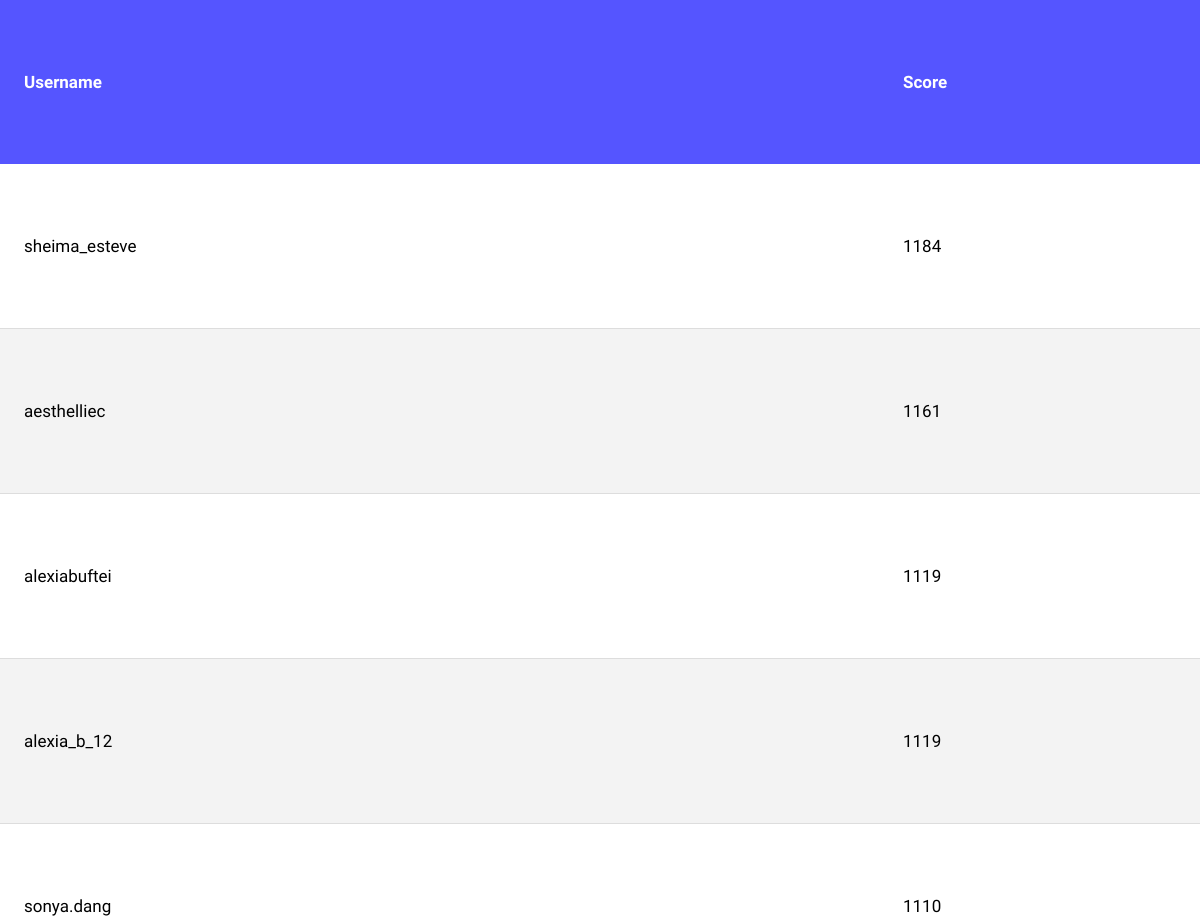
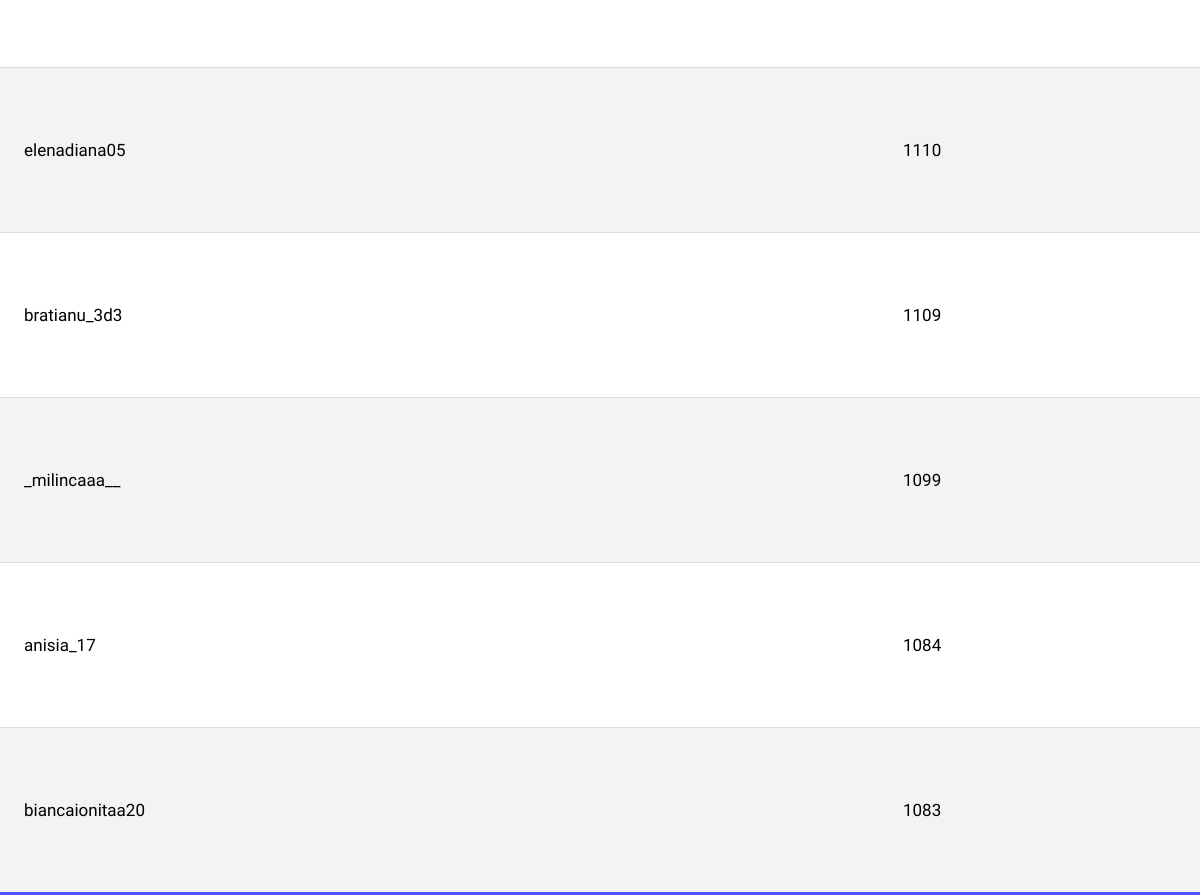
The app's page /scoreboard with its own data (2 pictures, top to bottom).
### iGirls/models.py (models this page shows, shortened)
class Player(db.Model):
    id = db.Column(db.Integer, primary_key=True)
    username = db.Column(db.String(31), unique=True)
    url = db.Column(db.String(1000), unique=True)
    score = db.Column(db.Integer)
    reports = db.Column(db.Integer, nullable=True)

### iGirls/scoreboard/routes.py (the view)
@scoreboard_blueprint.route('/scoreboard', methods=["GET", "POST"])
def scoreboard():
    players = Player.query.order_by("score")[:-11:-1]
    if request.method == "POST":
        return jsonify('', render_template("update_scoreboard.html", rows=players))
    return render_template("scoreboard.html", rows=players)

### iGirls/templates/scoreboard.html (shortened to what this page needs)
{% extends "base.html" %}
{% block body %}
    <div>
    <table class="player-table">
    <thead class="thead-light">
        <thead>
            <tr>
                <th scope="col">Username</th>
                <th scope="col">Score</th>
            </tr>
        </thead>
        <tbody class="replace">
            {% for row in rows %}
            <tr>
                <td scope="row">
                    <a id="s" href="https://www.instagram.com/{{row.username}}" target="_blank">{{row.username}}</a>
                </td>
                <td>{{row.score}}</td>
            </tr>
            {% endfor %}
        </tbody>
        </table>
    </div>
{% endblock %}

### iGirls/templates/base.html (shortened to what this page needs)
<!DOCTYPE html>
<html lang="en">
<head>
    <link rel="stylesheet" href="{{ url_for('static', filename='css/main.css') }}">
</head>
<body>
    {% block body %}{% endblock %}
</body>
</html>

### iGirls/static/css/main.css (style rules this page uses)
html { font-size: 1em; }
body { -webkit-font-smoothing: antialiased; font-family: "Baloo 2", cursive; margin: 0; border-top: none; overflow: auto; position: relative; background-color: #fafafa; }
a:link, a:visited, a:active { color: black; background-color: transparent; text-decoration: none; }
.player-table { border-collapse: collapse; margin: auto auto; width: 100%; font-size: 17px; min-width: 300px; overflow: hidden; box-shadow: 0 0 20px rgba(0, 0, 0, 0.15); }
.player-table thead tr { background-color: #55F; color: #ffffff; text-align: left; font-weight: bold; user-select: none; }
.player-table th, .player-table td { padding: 6% 2%; }
.player-table tbody tr { border-bottom: 1px solid #dddddd; background-color: #ffffff; }
.player-table tbody tr:nth-of-type(even) { background-color: #f3f3f3; }
.player-table tbody tr:last-of-type { border-bottom: 3px solid #55F; }

### iGirls/templates/scoreboard.html (style rules this page uses)
body { overflow: auto; }

### records on screen
Player: username "sheima_esteve", score "1184"
Player: username "aesthelliec", score "1161"
Player: username "alexia_b_12", score "1119"
Player: username "elenadiana05", score "1110"
Player: username "bratianu_3d3", score "1109"
Player: username "_milincaaa__", score "1099"
Player: username "biancaionitaa20", score "1083"

### other values on screen
{{ row.username }} "alexiabuftei" "sonya.dang" "anisia_17"
{{ row.score }} "1119" "1110" "1084"
